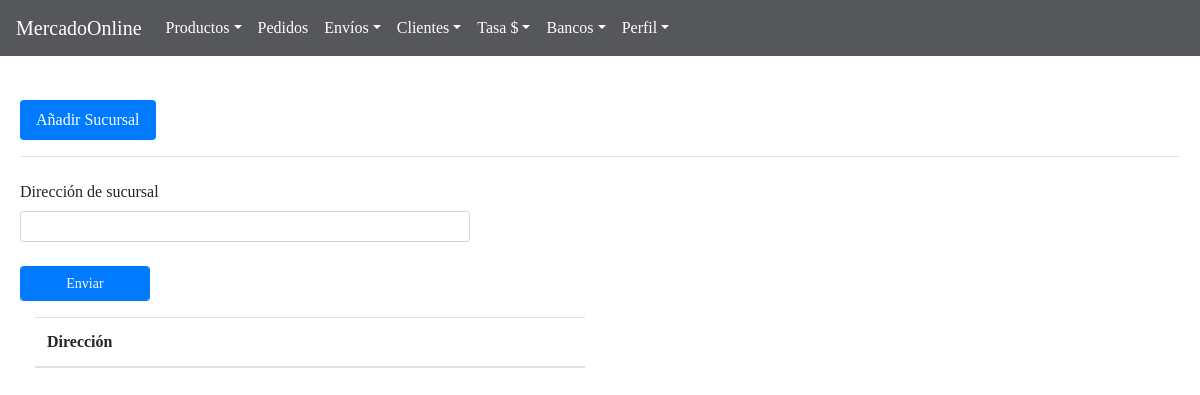
The page /BackAdmin/index.php?action=branch (signed in) on the database as committed earlier.
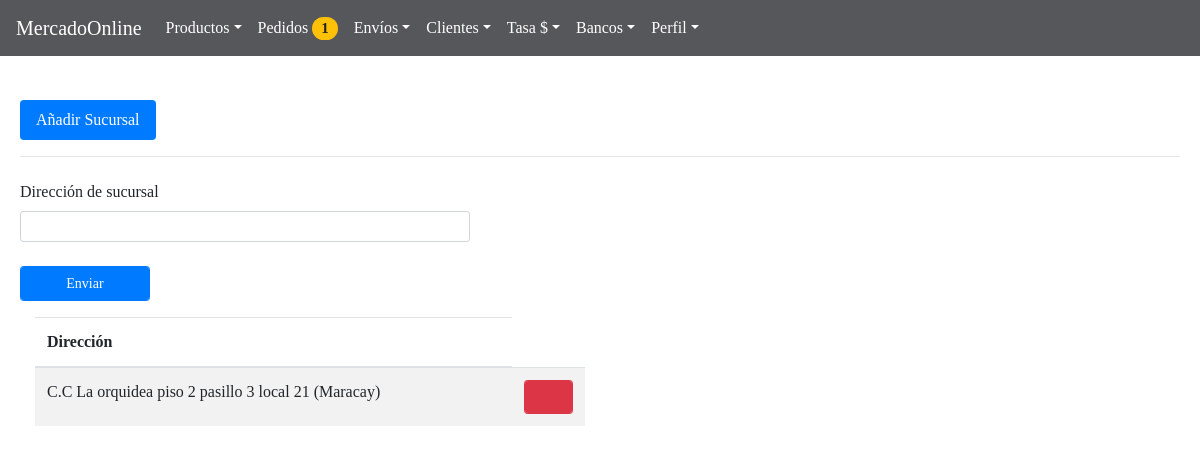
The same page on the database as committed later.
### tables this page shows
CREATE TABLE `sucursales` (
  `id` int(11) NOT NULL,
  `branch` text NOT NULL
);

### BackAdmin/models/connection.php (called while the page is built)
<?php
class connection{
	 public static function connect(){
	 	$link = new PDO("mysql:host=localhost;dbname=mercadoonline","root","");
	 	return $link;
	 }
}

### BackAdmin/models/purchaseOrderModel.php (called while the page is built, shortened)
<?php
require_once "connection.php";
class purchaseOrderModel{
 					public static function viewCountOrdersModel($table){
 					$stmt = connection::connect()->prepare("SELECT COUNT(*) as id FROM $table WHERE status = 0");
		 			$stmt -> execute();
		 			return $stmt->fetch();
 					}
}

### BackAdmin/controllers/controllerPage.php (called while the page is built)
<?php
class page{
 public static function template(){
 			include "views/template.php";
 		}
 public static function pageConnectController(){
if (isset( $_GET["action"])) {
	 	$controllerPage = $_GET["action"];
}
else{
	$controllerPage ="index";
}
 	$answer = pageModel::pageConnectModel($controllerPage);
 	include $answer;
 }
}

### BackAdmin/models/branchModel.php (called while the page is built, shortened)
<?php
require_once "connection.php";
class branchModel{
 public static function viewBranchModel($table){
$stmt = connection::connect()->prepare("SELECT branch FROM $table");
		 $stmt -> execute();
		 return $stmt->fetchAll();
		 	}
}

### BackAdmin/controllers/branchController.php (the view, shortened to what this page needs)
<?php
class branchController{
 	 public static function viewBranchController(){
 	 	$answer = branchModel::viewBranchModel("sucursales");
 	 	foreach ($answer as $row=> $item) {
 	 		$row = $row + 1;
 	 		echo '	<tbody>
					<tr>
					<td>'.utf8_decode($item["branch"]).'</td>
					<td><a href="#delete'.$row.'"  data-toggle="modal">
					<button type="button" class="form-control form-control-sm btn-danger  btn-sm fa fa-trash"></button></a>
				<div class="modal fade" id="delete'.$row.'" tabindex="-1" role="dialog" aria-labelledby="myModalLabel" ariahidden="true">
				<div class="modal-dialog" role="document" style="">
				<div class="modal-content">
				<div class="modal-header">
				<button type="button" class="close" data-dismiss="modal" aria-label="Close">
				<span aria-hidden="true">&times;</span> </button>
				</div>
				<div class="modal-body"  style="text-align: center; margin: 0%;">
				<h5>¿Desea borrar esta dirección?</h5>
				<br>
				<p>'.$item["branch"].'</p>
				<form method="post" enctype="multipart/form-data">
				<input type="text" class="form-control" value="'.$item["branch"].'"   name="addressName" readonly style="display:none">
				<div class="form-group row">
				<div class="row container-fluid">
				<div class="col-sm-6">
				<button type="submit" class="fa fa-check  form-control btn-success" 	aria-label="close"></button>
				</div>
				</form>
				<div class="col-sm-6">
				<button type="button" class="fa fa-close  form-control btn-danger" class="close" data-dismiss="modal" aria-label="close"></button>
				</div>
				</div>
				</div>
					</td>
					</tr>
				</tbody>';
 	 	}
 	 }
}

### BackAdmin/controllers/purchaseOrderController.php (shortened to what this page needs)
<?php
class purchaseOrderController {
	 		 	     public static function viewCountOrdersController(){
	 		 	      $answer = purchaseOrderModel::viewCountOrdersModel("pedido");
					if ($answer["id"]==0) {
					echo'  <span class="badge badge-danger badge-pill" style="font-family: Pavanam-Regular; font-size: 15px; display: none" >'.$answer["id"].'</span>';
					}else{
					echo'  <span class="badge badge-warning 14 badge-pill" style="font-family: Pavanam-Regular; font-size: 15px; " >'.$answer["id"].'</span>';
										}
	 		 	     }
}

Rows that differ between the two databases and show on the page:
added sucursales: branch "C.C La orquidea piso 2 pasillo 3 local 21 (Maracay)"
Other text that changed with them:
$answer["id"]: (not shown) → "1"
